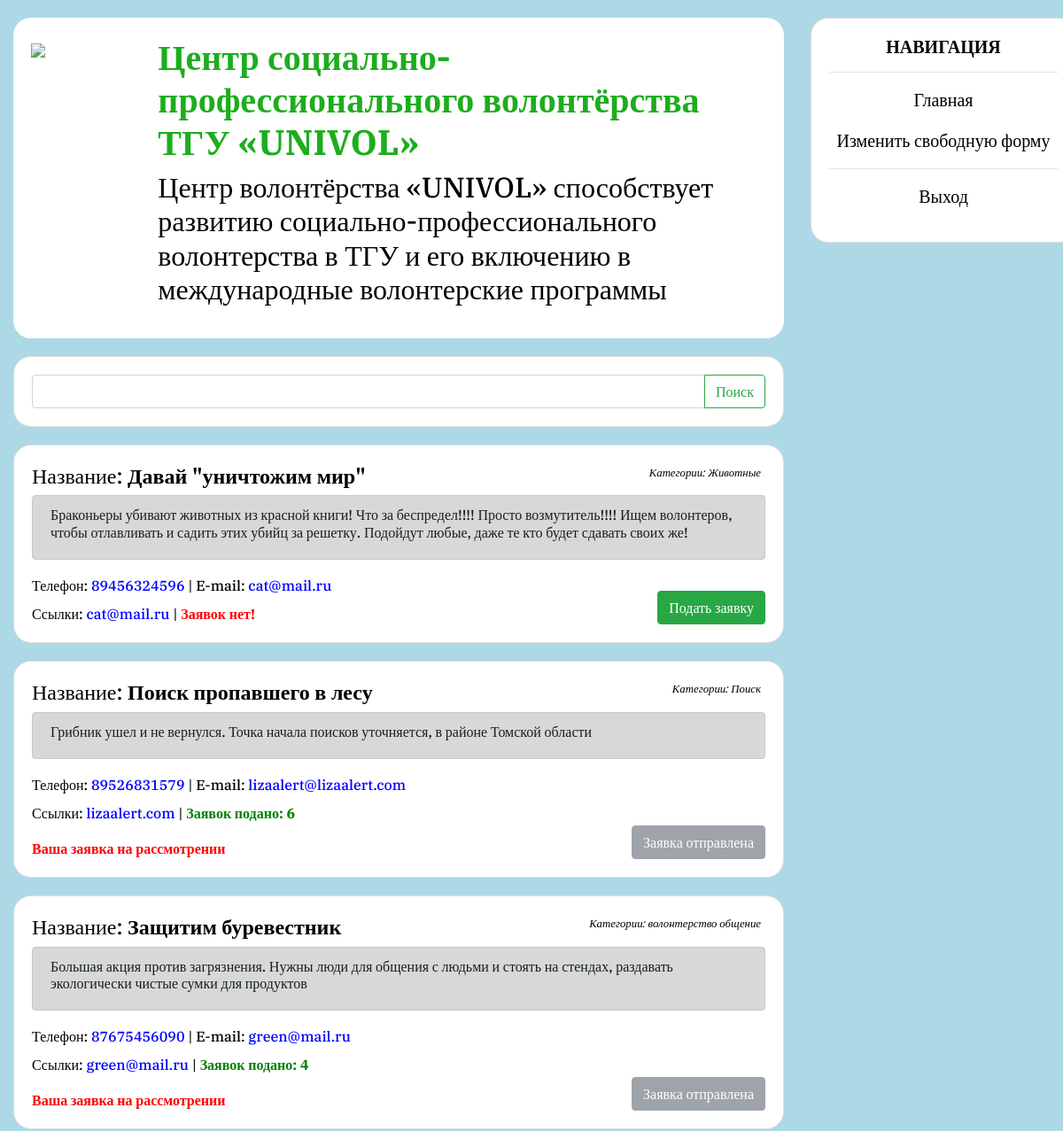
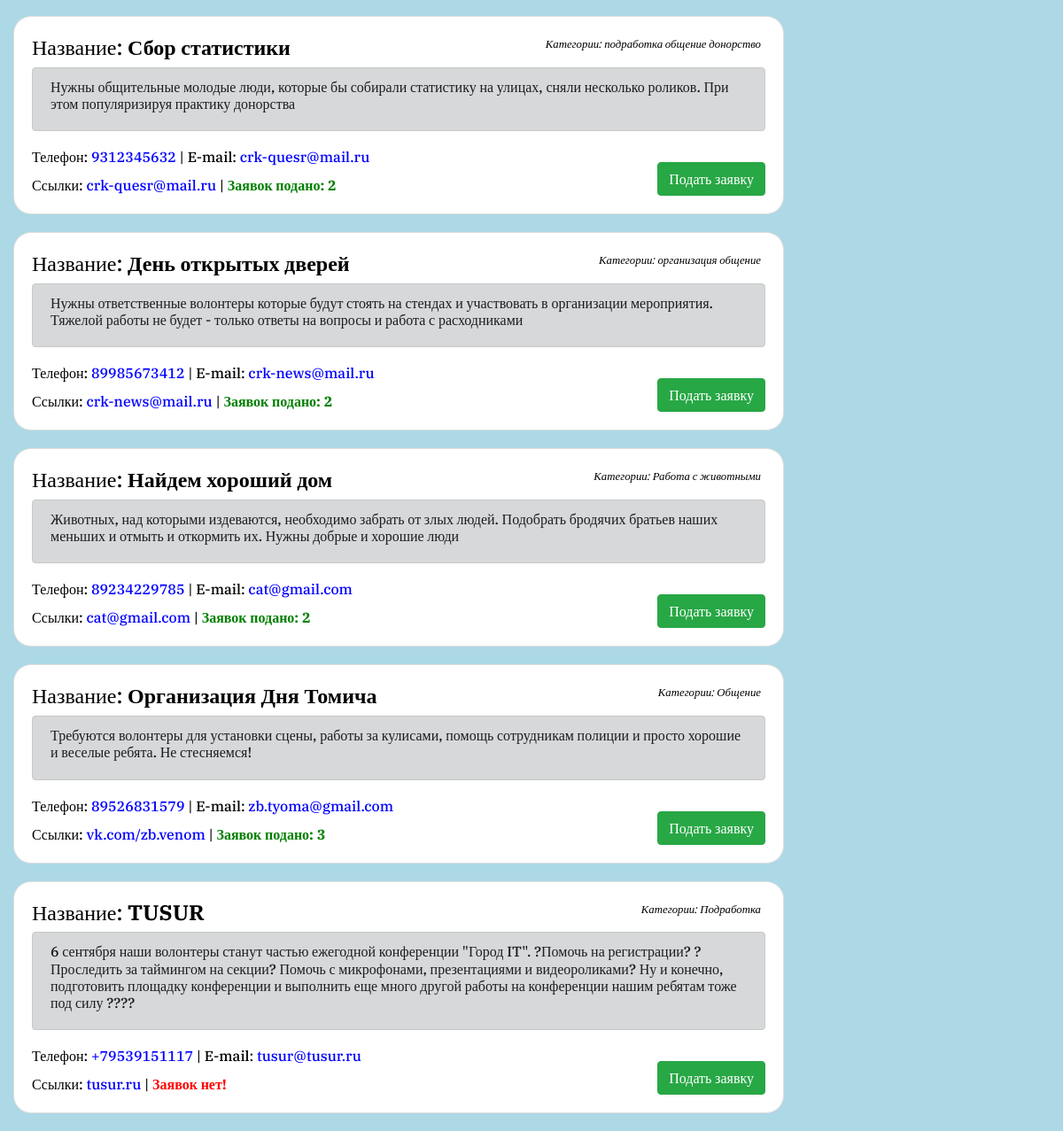
The page / (signed in) on the database its author committed (2 pictures, top to bottom).
### tables this page shows
CREATE TABLE `events` (
  `id` int(11) NOT NULL,
  `id_org` int(11) NOT NULL,
  `event` text NOT NULL,
  `about` text NOT NULL,
  `email` text NOT NULL,
  `phone` text NOT NULL,
  `city` text NOT NULL,
  `link` text NOT NULL,
  `category` text NOT NULL
);

### index.php (the view, shortened to what this page needs)
<?php
require_once "db.php";
$type = $_SESSION['type'];
$id = $_SESSION['id'];
$search = $_POST['search'];
$search = trim($search);
if (isset($_POST['serchButton']) && $search != " " && !empty($search)) {
    $sql = "SELECT * FROM events WHERE `category` LIKE '%$search%' AND `about` LIKE '%$search%' AND `event` LIKE '%$search%' AND id_org != 0 ORDER BY id DESC";
} else
    $sql = "SELECT * FROM events WHERE id_org != 0 ORDER BY id DESC";
?>
<!DOCTYPE html>
<html lang="ru">
<head>
    <link rel="stylesheet" href="https://stackpath.bootstrapcdn.com/bootstrap/4.3.1/css/bootstrap.min.css">
    <link rel="stylesheet" media="screen,projection" href="css/main.css">
</head>
<body>
    <div class="container-fluid">
        <div class="row">
            <div class="col">
                <div class="card" style="margin-top: 20px; border: 0px solid lightblue; border-radius: 20px; ">
                    <div class="card-body" style="border-radius: 20px; ">
                        <div class="row">
                            <div class="col"><a href="index.php"><img src="/img/logo.png" width="100%"></a></div>
                            <div class="col-10"><h4><b style="color: rgb(29, 173, 29); font-size: 30px; font-size: 5vh;">Центр социально-профессионального волонтёрства ТГУ «UNIVOL»</b></h4>
                            <h5><p style="font-size: 20px; font-size: 4vh;">Центр волонтёрства «UNIVOL» способствует развитию социально-профессионального волонтерства в ТГУ и его включению в международные волонтерские программы</p></h5></div>
                        </div>
                    </div>
                </div>
                <form action="#" method="post">
                    <div class="card" style='margin: 20px 0; border-radius: 20px;'>
                        <div class="card-body">
                            <div class="input-group">
                                <input type="search" class="form-control" name="search" value="<?echo $search;?>" id="search">
                                <div class="input-group-append">
                                    <button class="btn btn-outline-success" type="submit" name="serchButton" id="serchButton">Поиск</button>
                                </div>
                            </div>
                        </div>
                    </div>
                </form>
                    <?php
                        $result = mysqli_query($link, $sql) or die("Ошибка " . mysqli_error($link));
                        while ($row = mysqli_fetch_array($result)) {
                            $name = $row['event'];
                            $about = $row['about'];
                            $phone = $row['phone'];
                            $phone = "<a href='tel:".$phone."'><h6 style='display: inline; color: blue'>".$phone."</h6></a>";
                            $email = $row['email'];
                            $email = "<a href='mailto:".$email."'><h6 style='display: inline; color: blue'>".$email."</h6></a>";
                            $links = $row['link'];
                            $pos = strripos($links, '.');
                            if ($pos)
                                $links = "<a href='http://".$links."'><h6 style='display: inline; color: blue'>".$links."</h6></a>";
                            $id_event = $row['id'];
                            $id_org = $row['id_org'];
                            $category = $row['category'];
                            echo "
                                <div class='card' style='margin: 20px 0; border-radius: 20px;'>
                                    <div class='card-body'>
                                        <div class='row'>
                                            <div class='col'>
                                                <h4>Название: <b>$name</b></h4>
                                                <div class='alert alert-dark'>
                                                    <h6>$about</h6>
                                                </div>
                                                <h6>Телефон: $phone | E-mail: $email</h6><h6 style='display: inline;'>Ссылки: $links
                                                <i style='position: absolute; top: 0; right: 20px;'><small>Категории: $category</small></i>";
                            if (!empty($type)) {
                                $sqli = "SELECT * FROM volunteers WHERE id_event = $id_event";
                                $resulti = mysqli_query($link, $sqli) or die("Ошибка " . mysqli_error($link));
                                $num = mysqli_num_rows($resulti);
                                if ($num==0 )
                                    echo " | <b style='color: red'>Заявок нет!</b>";
                                else
                                    echo " | <b style='color: green'>Заявок подано: $num</b>";
                            }
                            if ($type == "volunteer") {
                                $sqli = "SELECT * FROM volunteers WHERE id_volunteer = $id AND id_event = $id_event";
                                $resulti = mysqli_query($link, $sqli) or die("Ошибка " . mysqli_error($link));
                                $rowi = mysqli_fetch_array($resulti);
                                if (!empty($rowi)) {
                                    echo "<button style='position: absolute; bottom: 0; right: 15px;' class='btn btn-secondary' disabled>Заявка отправлена</button>";
                                    if ($rowi['valid'] == 0)
                                        echo "<p></p><b style='color: red; '>Ваша заявка на рассмотрении</b>";
                                }
                                else
                                    echo "<a style='position: absolute; bottom: 0; right: 15px;' href='volunteerForm.php?id=$id_event&id_org=$id_org'><button class='btn btn-success'>Подать заявку</button></a>";
                            }else if ($type == "admin") {
                                echo "<a style='position: absolute; bottom: 0; right: 15px;' href='no.php?id=$id_event'><button class='btn btn-danger'>Удалить</button></a>";
                            }
                            else if (empty($type))
                                echo "<p></p><small><b style='color: red'>Авторизируйтесь или пройдите регистрацию, чтобы оставить заявку</b></small>";
                                        echo "</div>
                                        </div>
                                    </div>
                                </div>
                            ";
                        }
                    ?>
            </div>
            <div class="col-3">
                <div class="card" style="margin-top: 20px; width: 300px; border-radius: 20px; position: fixed;">
                    <div class="card-body">
                        <center>
                            <h5><b>НАВИГАЦИЯ</b></h5>
                            <hr>
                            <p><a href="index.php">Главная</a></p>
                            <?php
                            if ($_SESSION['online'] == 1) {
                                $sqli = "SELECT * FROM volunteers WHERE id_org = 0 AND id_volunteer=$id";
                                $resulti = mysqli_query($link, $sqli) or die("Ошибка " . mysqli_error($link));
                                $rowi = mysqli_fetch_array($resulti);
                                if ($_SESSION['type'] == "volunteer" && !empty($rowi['id']))
                                    echo "<p><a href='volunteerForm.php?id=12&id_org=0&edit=1'>Изменить свободную форму</a></p>";
                                echo '<hr><p><a href="exit.php">Выход</a>';
                            }
                            else
                                echo '<hr><p><a href="regForm.php">Регистрация</a></p>
                                <p><a href="authForm.php">Войти</a>'
                            ?>
                        </center>
                    </div>
                </div>
            </div>
        </div>
    </div>
</body>
</html>

### css/main.css (style rules this page uses)
a { text-decoration: none; font-size: 20px; color: black; }
body { height: 100%; background-color: lightblue; color: black; font-family: 'IBM Plex Serif', serif; }

### rows shown on the page
events: event "Давай \"уничтожим мир\"", about "Браконьеры убивают животных из красной книги! Что за беспредел!!!! Просто возмутитель!!!! Ищем волонтеров, чтобы отлавливать и садить этих убийц за решетку. Подойдут любые, даже те кто будет сдавать своих же!", phone "89456324596", email "cat@mail.ru", link "cat@mail.ru", category "Животные", shows "Заявок нет!"
events: event "Поиск пропавшего в лесу", about "Грибник ушел и не вернулся. Точка начала поисков уточняется, в районе Томской области", phone "89526831579", email "lizaalert@lizaalert.com", link "lizaalert.com", category "Поиск", num "6", shows "Заявка отправлена", shows "Ваша заявка на рассмотрении"
events: event "Защитим буревестник", about "Большая акция против загрязнения. Нужны люди для общения с людьми и стоять на стендах, раздавать экологически чистые сумки для продуктов", phone "87675456090", email "green@mail.ru", link "green@mail.ru", category "волонтерство общение", num "4", shows "Заявка отправлена", shows "Ваша заявка на рассмотрении"
events: event "Сбор статистики", about "Нужны общительные молодые люди, которые бы собирали статистику на улицах, сняли несколько роликов. При этом популяризируя практику донорства", phone "9312345632", email "crk-quesr@mail.ru", link "crk-quesr@mail.ru", category "подработка общение донорство", num "2"
events: event "День открытых дверей", about "Нужны ответственные волонтеры которые будут стоять на стендах и участвовать в организации мероприятия. Тяжелой работы не будет - только ответы на вопросы и работа с расходниками", phone "89985673412", email "crk-news@mail.ru", link "crk-news@mail.ru", category "организация общение", num "2"
events: event "Найдем хороший дом", about "Животных, над которыми издеваются, необходимо забрать от злых людей. Подобрать бродячих братьев наших меньших и отмыть и откормить их. Нужны добрые и хорошие люди", phone "89234229785", email "cat@gmail.com", link "cat@gmail.com", category "Работа с животными", num "2"
events: event "Организация Дня Томича", about "Требуются волонтеры для установки сцены, работы за кулисами, помощь сотрудникам полиции и просто хорошие и веселые ребята. Не стесняемся!", phone "89526831579", email "zb.tyoma@gmail.com", link "vk.com/zb.venom", category "Общение", num "3"
events: event "TUSUR", about "6 сентября наши волонтеры станут частью ежегодной конференции \"Город IT\". ?Помочь на регистрации? ?Проследить за таймингом на секции? Помочь с микрофонами, презентациями и видеороликами? Ну и конечно, подготовить площадку конференции и выполнить еще много другой работы на конференции нашим ребятам тоже под силу ????", phone "+79539151117", email "tusur@tusur.ru", link "tusur.ru", category "Подработка", shows "Заявок нет!"
